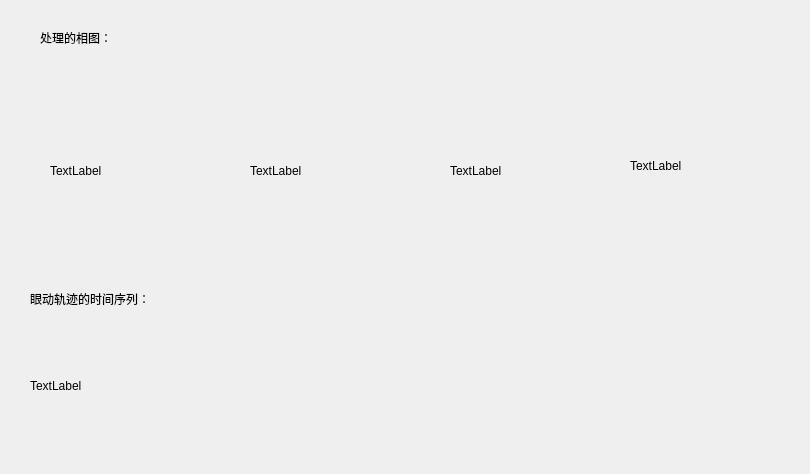
<?xml version="1.0" encoding="UTF-8"?>
<ui version="4.0">
 <class>Dialog</class>
 <widget class="QDialog" name="Dialog">
  <property name="geometry">
   <rect>
    <x>0</x>
    <y>0</y>
    <width>810</width>
    <height>474</height>
   </rect>
  </property>
  <property name="windowTitle">
   <string>Dialog</string>
  </property>
  <widget class="QLabel" name="label_5">
   <property name="geometry">
    <rect>
     <x>630</x>
     <y>90</y>
     <width>151</width>
     <height>151</height>
    </rect>
   </property>
   <property name="text">
    <string>TextLabel</string>
   </property>
  </widget>
  <widget class="QLabel" name="label_2">
   <property name="geometry">
    <rect>
     <x>250</x>
     <y>90</y>
     <width>171</width>
     <height>161</height>
    </rect>
   </property>
   <property name="text">
    <string>TextLabel</string>
   </property>
  </widget>
  <widget class="QLabel" name="label">
   <property name="geometry">
    <rect>
     <x>50</x>
     <y>90</y>
     <width>161</width>
     <height>161</height>
    </rect>
   </property>
   <property name="text">
    <string>TextLabel</string>
   </property>
  </widget>
  <widget class="QLabel" name="label_6">
   <property name="geometry">
    <rect>
     <x>40</x>
     <y>30</y>
     <width>111</width>
     <height>16</height>
    </rect>
   </property>
   <property name="text">
    <string>处理的相图：</string>
   </property>
  </widget>
  <widget class="QLabel" name="label_3">
   <property name="geometry">
    <rect>
     <x>30</x>
     <y>330</y>
     <width>741</width>
     <height>111</height>
    </rect>
   </property>
   <property name="text">
    <string>TextLabel</string>
   </property>
  </widget>
  <widget class="QLabel" name="label_4">
   <property name="geometry">
    <rect>
     <x>450</x>
     <y>90</y>
     <width>151</width>
     <height>161</height>
    </rect>
   </property>
   <property name="text">
    <string>TextLabel</string>
   </property>
  </widget>
  <widget class="QLabel" name="label_7">
   <property name="geometry">
    <rect>
     <x>30</x>
     <y>290</y>
     <width>171</width>
     <height>17</height>
    </rect>
   </property>
   <property name="text">
    <string>眼动轨迹的时间序列：</string>
   </property>
  </widget>
 </widget>
 <resources/>
 <connections/>
</ui>
